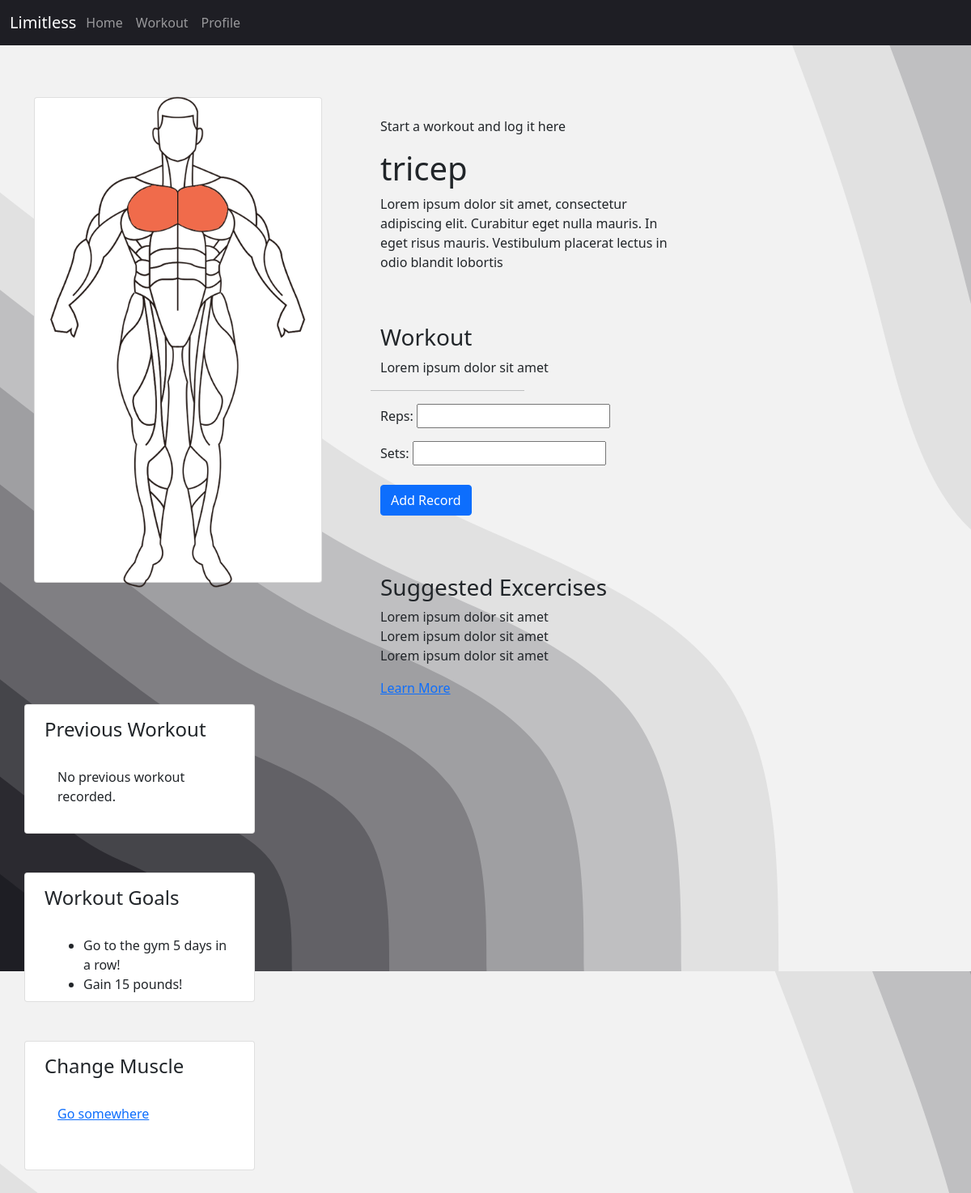
The app's page /workout/tricep/tricep/ (signed in), older data.
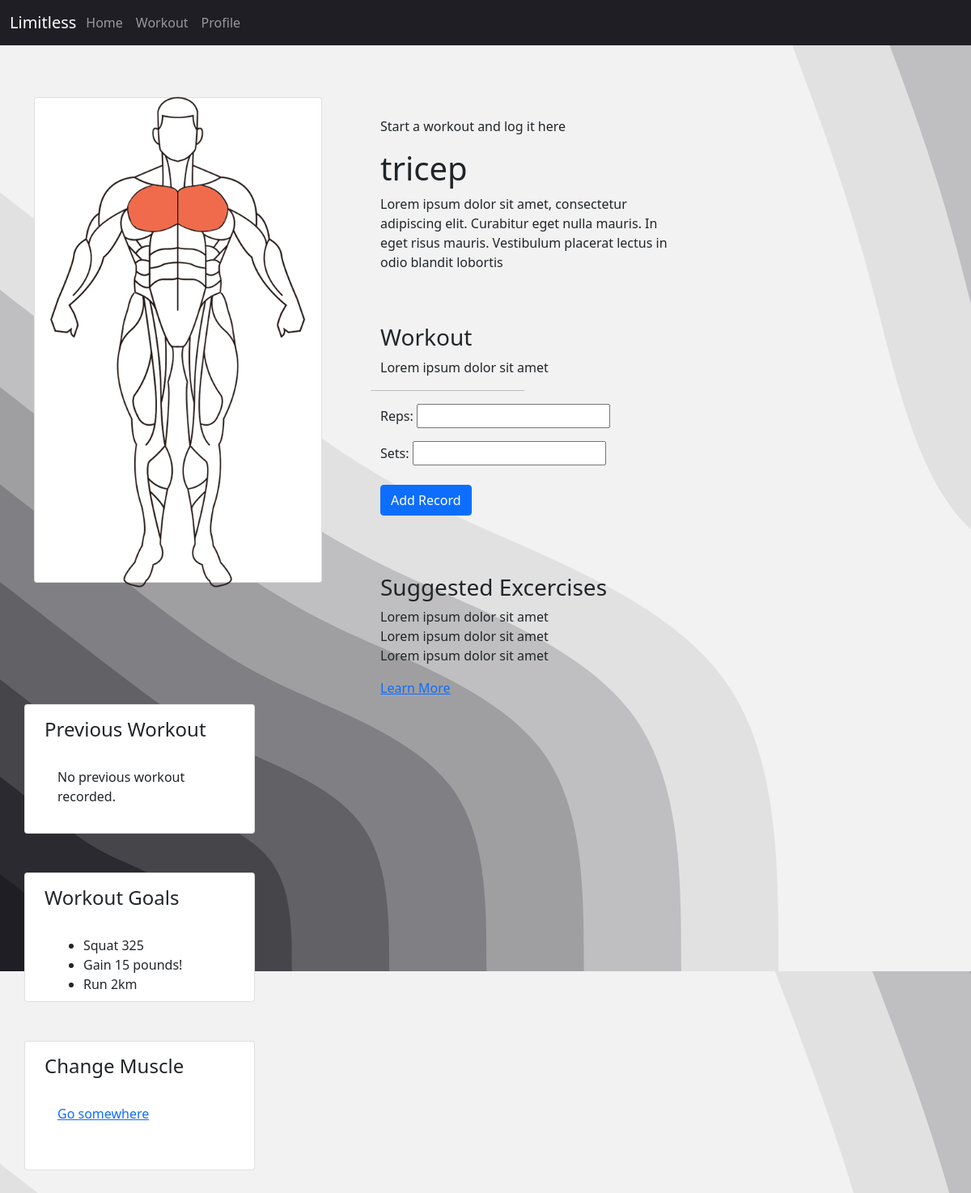
The same page, newer data.
### homepage/models.py (models this page shows, shortened)
class Goal(models.Model):
    user = models.ForeignKey(User, on_delete=models.CASCADE)
    description = models.TextField()
    target_sets = models.IntegerField(default=0)
    completed_sets = models.IntegerField(default=0)
    target_workouts = models.IntegerField(default=0)
    completed_workouts = models.IntegerField(default=0)
    created_at = models.DateTimeField(auto_now_add=True)
    completed = models.BooleanField(default=False)  # New field to track completion

### homepage/views.py (the view)
# urls.py: path('workout/tricep/<str:muscle>/', tricep_workout, name='tricep_workout'),
@login_required
def tricep_workout(request, muscle):
    recent_workout = WorkoutRecord.objects.filter(user=request.user, workout_type=muscle).order_by('-created_at').first()
    incomplete_goals = Goal.objects.filter(user=request.user, completed=False).order_by('-created_at')[:3]
    return handle_workout_request(request, muscle, recent_workout, incomplete_goals)

### homepage/forms.py
class WorkoutRecordForm(forms.ModelForm):
    class Meta:
        model = WorkoutRecord
        exclude = ['workout_type','username','user']

### homepage/views.py (called while the page is built)
def handle_workout_request(request, muscle, recent_workout=None, incomplete_goals=None):
    if request.method == 'POST':
        form = WorkoutRecordForm(request.POST)
        if form.is_valid():
            save_workout_record(request.user, muscle, form)
            return redirect('success_page')
    else:
        form = WorkoutRecordForm()
    return render(request, f'workouts/{muscle}_workout.html', {'form': form, 'recent_workout': recent_workout, 'incomplete_goals': incomplete_goals})

### homepage/templates/workouts/tricep_workout.html (shortened to what the changed rows need)
{% load static %}
<!DOCTYPE html>
<html lang="en">
<head>
    <link rel="stylesheet" href="https://cdn.jsdelivr.net/npm/bootstrap@5.0.0/dist/css/bootstrap.min.css">
    <link rel="stylesheet" href="{% static 'workouts/workout.css' %}">
    <link rel="stylesheet" href="{% static 'navbar/navbar.css' %}">
</head>
<body>
    <div class="container w-100 mt-4">
        <div class="row" style="margin-top: 8vh;">
            <div class="col-md-4 ml-4" style="margin-left: 3rem; margin-right: 3rem;">
                <div class="row mt-4 mb-5">
                    <h1>tricep</h1>
                </div>
            </div>
            <div class="col-md-3">
                <div class="row mb-5">
                    <div class="card side-card" style="padding-left: 1.5rem;">
                        <div class="card-body">
                            <ul>
                                {% for goal in incomplete_goals %}
                                <li>{{ goal.description }}</li>
                                {% endfor %}
                            </ul>
                        </div>
                    </div>
                </div>
            </div>
        </div>
    </div>
</body>
</html>

Row changes from the older to the newer data that the page shows:
no longer on this page (row edited): Goal: description "Go to the gym 5 days in a row!"
added Goal: description "Squat 325"
added Goal: description "Run 2km"
